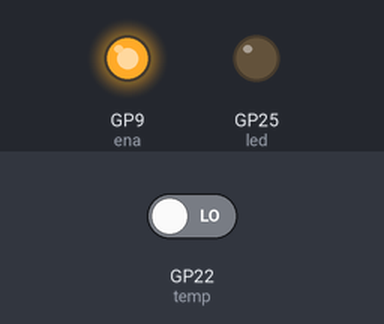
Bench run of a program on a simulated Raspberry Pi Pico running MicroPython. Shown: output pins drawn as LEDs (lit = HIGH). The test bench sets the inputs (shaded band); at power-on: GP22 (temp) LOW.

Above: at 1.2 s.
1.3 s: GP22 (temp) driven HIGH
At 1.6 s:
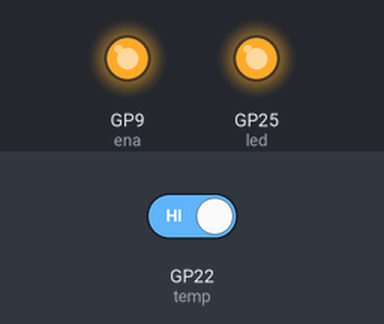
2.8 s: GP22 (temp) driven LOW
At 4.0 s:
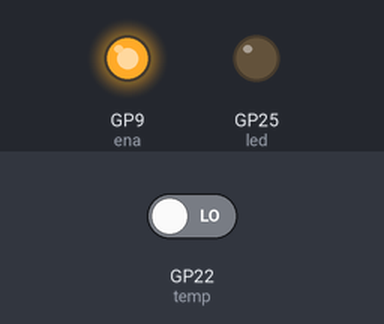
Timing chart, 0 to 5.8 s (numbered marks = the images above; inputs shaded):
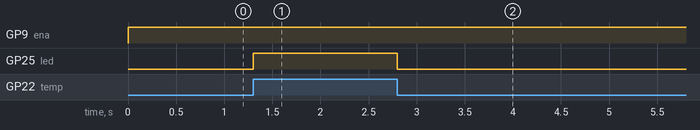

Measured:
- after the input at 1.3 s, GP25 (led): LOW → HIGH at once
- after the input at 2.8 s, GP25 (led): HIGH → LOW at once

The program:

echo_blinky.py
```python
import rp2
from machine import Pin

led = Pin(25, Pin.OUT)
ena = Pin(9, Pin.OUT)
temp = Pin(22, Pin.IN)

ena.value(True)

@rp2.asm_pio(sideset_init=rp2.PIO.OUT_LOW)
def follow():
    wait(0, pin, 0) .side(1) # Wait for pin to go low
    wait(1, pin, 0) .side(0) # Low to high transition

sm0 = rp2.StateMachine(0, follow, in_base=Pin(22), sideset_base=Pin(25))
sm0.active(1)
```
